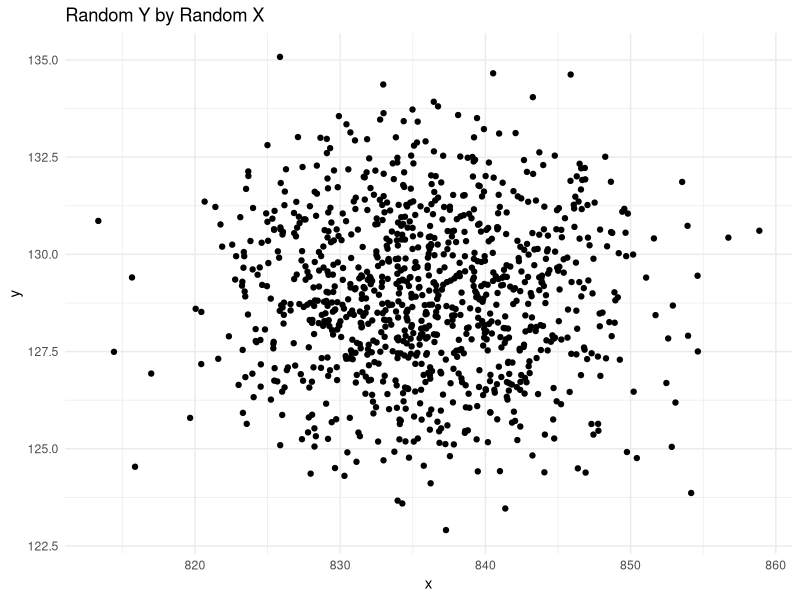
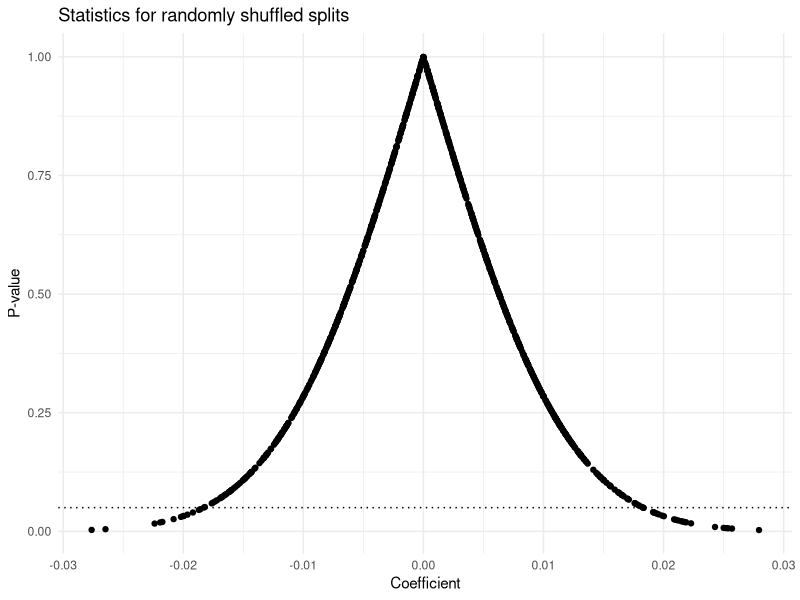

Write the R code that produced these figures, in order.
## ---- chunk 1
library(tidyverse)
## ---- chunk 2
set.seed(1)

X_MEAN = sample(1:1000, 1)
X_SD = sample(1:10, 1)
Y_MEAN = sample(1:1000, 1)
Y_SD = sample(1:10, 1)

x = rnorm(1000, mean=X_MEAN, sd=X_SD)
y = rnorm(1000, mean=Y_MEAN, sd=Y_SD)

og_data = data.frame(x=x, y=y)

## ---- chunk 3
og_data %>%
  ggplot(aes(x = x,
             y = y)) +
  geom_point() +
  theme_minimal() +
  labs(title = "Random Y by Random X")
## ---- chunk 4

NUM_HACKS = 1000

test_coef = c()
test_p = c()
size_v = c()
for (i in c(1:NUM_HACKS)) {
  new_x = sample(x)
  # new_x = rnorm(1000, mean=X_MEAN, sd=X_SD)
  new_test = summary(lm(y ~ new_x))
  test_coef[i] = new_test$coefficients[2]
  test_p[i] = new_test$coefficients[8]
}

d = data.frame(coef = test_coef,
               p = test_p)

## ---- chunk 5

d %>%
  ggplot(aes(x = test_coef,
             y = test_p)) +
  geom_point() +
  geom_hline(yintercept = .05, linetype = "dotted") +
  labs(x = "Coefficient",
       y = "P-value",
       title = "Statistics for randomly shuffled splits") +
  theme_minimal()

nrow(filter(d, test_p < .05))/nrow(d)
